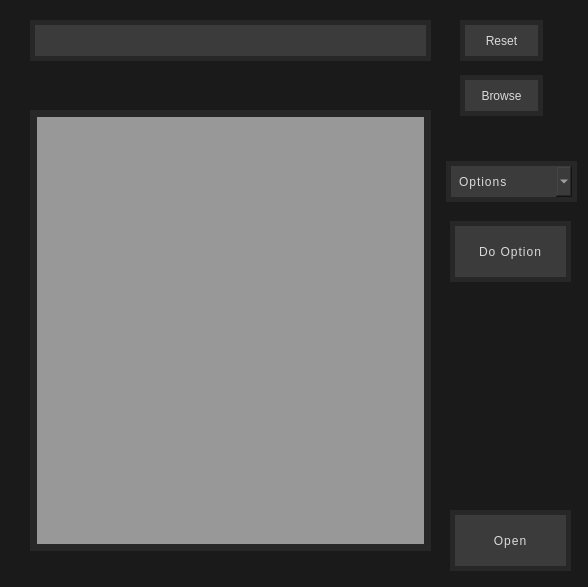
<?xml version="1.0" encoding="UTF-8"?>
<ui version="4.0">
 <class>OpenFileDialog</class>
 <widget class="QDialog" name="OpenFileDialog">
  <property name="geometry">
   <rect>
    <x>0</x>
    <y>0</y>
    <width>588</width>
    <height>587</height>
   </rect>
  </property>
  <property name="windowTitle">
   <string>Dialog</string>
  </property>
  <property name="styleSheet">
   <string notr="true">QDialog {
	background-color: rgb(26, 26, 26);
}
</string>
  </property>
  <widget class="QPushButton" name="browseBtn">
   <property name="geometry">
    <rect>
     <x>460</x>
     <y>75</y>
     <width>83</width>
     <height>41</height>
    </rect>
   </property>
   <property name="styleSheet">
    <string notr="true">QPushButton {
	font: 600 12pt &quot;Verdana Pro Cond Semibold&quot;;
	color: rgb(218, 218, 218);
	border: 5px solid rgb(39, 39, 39);
	background-color: rgb(59, 59, 59);
}

QPushButton::hover {
	background-color: rgb(84, 84, 84);
}</string>
   </property>
   <property name="text">
    <string>Browse</string>
   </property>
  </widget>
  <widget class="QPushButton" name="resetPathBtn">
   <property name="geometry">
    <rect>
     <x>460</x>
     <y>20</y>
     <width>83</width>
     <height>41</height>
    </rect>
   </property>
   <property name="styleSheet">
    <string notr="true">QPushButton {
	font: 600 12pt &quot;Verdana Pro Cond Semibold&quot;;
	color: rgb(218, 218, 218);
	border: 5px solid rgb(39, 39, 39);
	background-color: rgb(59, 59, 59);
}

QPushButton::hover {
	background-color: rgb(84, 84, 84);
}</string>
   </property>
   <property name="text">
    <string>Reset</string>
   </property>
  </widget>
  <widget class="QLineEdit" name="pathBox">
   <property name="geometry">
    <rect>
     <x>30</x>
     <y>20</y>
     <width>401</width>
     <height>41</height>
    </rect>
   </property>
   <property name="styleSheet">
    <string notr="true">QLineEdit {
	font: 600 11pt &quot;Verdana Pro Cond Semibold&quot;;
	color: rgb(218, 218, 218);
	border: 5px solid rgb(39, 39, 39);
	background-color: rgb(59, 59, 59);
	padding-left: 7px;
	letter-spacing: 1px;
}</string>
   </property>
  </widget>
  <widget class="QPushButton" name="doOptionBtn">
   <property name="geometry">
    <rect>
     <x>450</x>
     <y>221</y>
     <width>121</width>
     <height>61</height>
    </rect>
   </property>
   <property name="styleSheet">
    <string notr="true">QPushButton {
	font: 600 12pt &quot;Verdana Pro Cond Semibold&quot;;
	color: rgb(218, 218, 218);
	border: 5px solid rgb(39, 39, 39);
	background-color: rgb(59, 59, 59);
	letter-spacing: 1px;
}

QPushButton::hover {
	background-color: rgb(84, 84, 84);
}</string>
   </property>
   <property name="text">
    <string>Do Option</string>
   </property>
  </widget>
  <widget class="QComboBox" name="optionsComboBox">
   <property name="geometry">
    <rect>
     <x>446</x>
     <y>161</y>
     <width>131</width>
     <height>41</height>
    </rect>
   </property>
   <property name="styleSheet">
    <string notr="true">QComboBox {
	font: 600 9pt &quot;Verdana Pro Cond Semibold&quot;;
	color: rgb(218, 218, 218);
	border: 5px solid rgb(39, 39, 39);
	background-color: rgb(59, 59, 59);
	padding-left: 8px;
	letter-spacing: 1px;
}</string>
   </property>
   <property name="editable">
    <bool>false</bool>
   </property>
   <property name="currentText">
    <string/>
   </property>
   <property name="placeholderText">
    <string>Options</string>
   </property>
  </widget>
  <widget class="QTreeView" name="treeView">
   <property name="geometry">
    <rect>
     <x>30</x>
     <y>110</y>
     <width>401</width>
     <height>441</height>
    </rect>
   </property>
   <property name="styleSheet">
    <string notr="true">QTreeView {
	background-color: rgb(152, 152, 152);
	border: 7px solid rgb(39, 39, 39);
}</string>
   </property>
  </widget>
  <widget class="QPushButton" name="openBtn">
   <property name="geometry">
    <rect>
     <x>450</x>
     <y>510</y>
     <width>121</width>
     <height>61</height>
    </rect>
   </property>
   <property name="styleSheet">
    <string notr="true">QPushButton {
	font: 600 12pt &quot;Verdana Pro Cond Semibold&quot;;
	color: rgb(218, 218, 218);
	border: 5px solid rgb(39, 39, 39);
	background-color: rgb(59, 59, 59);
	letter-spacing: 1px;
}

QPushButton::hover {
	background-color: rgb(84, 84, 84);
}</string>
   </property>
   <property name="text">
    <string>Open</string>
   </property>
  </widget>
 </widget>
 <resources/>
 <connections/>
</ui>
